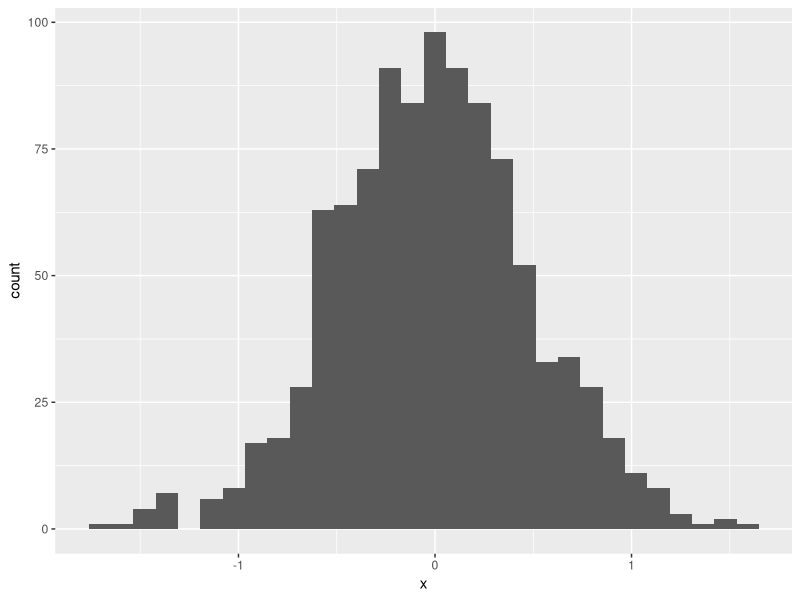
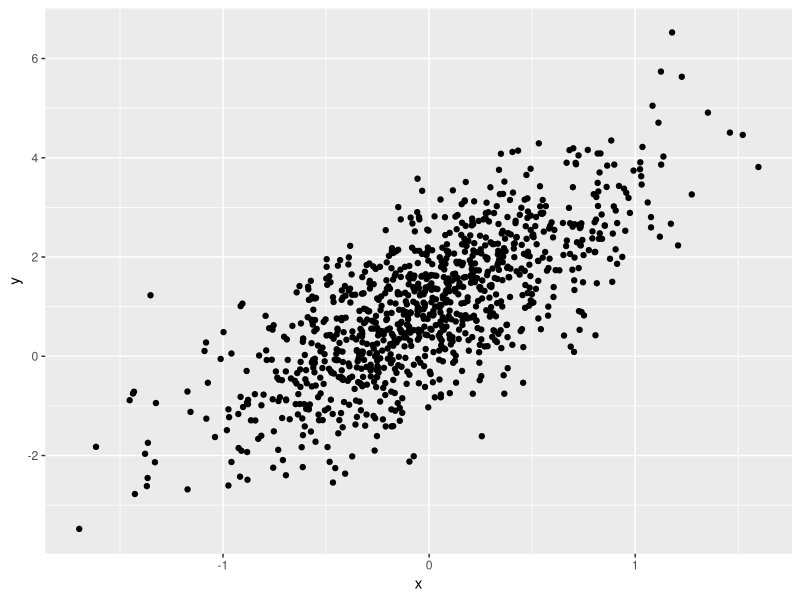
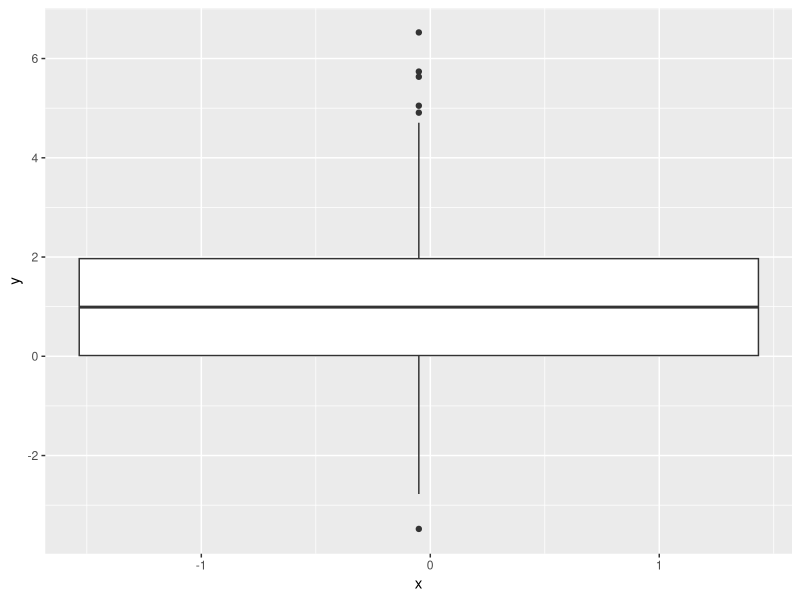

Here is the R script that generated these plots, in order:
## ---- chunk 1
library(tidyverse)
## ---- chunk 2
set.seed(1234)

plot_df = tibble(
  x = rnorm(1000, sd = .5),
  y = 1 + 2 * x + rnorm(1000)
)
## ---- chunk 3
ggplot(plot_df, aes(x = x)) + geom_histogram()
## ---- chunk 4
ggplot(plot_df, aes(x = x, y = y)) + geom_point()
## ---- chunk 5
ggplot (plot_df, aes (x = x, y = y)) + geom_boxplot()
